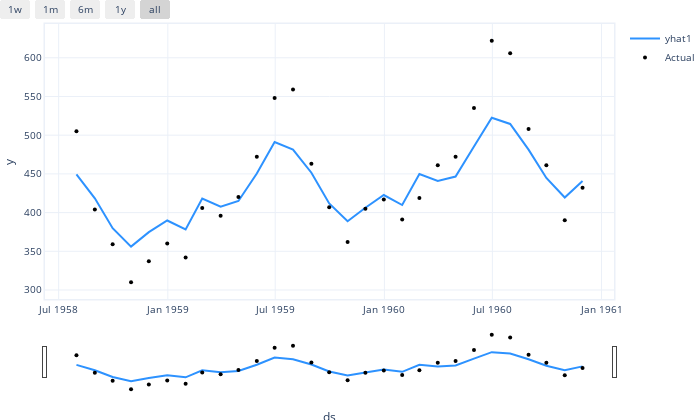

This figure's notebook cell:
### Code cell
model.plot(forecast)

### Figure 1 — Plotly figure (JSON) as saved in the notebook; plotly's stock layout.template omitted (floating-point values rounded to 4 significant figures)
{"data": [{"fill": "none", "line": {"color": "rgba(45, 146, 255, 1.0)", "width": 2}, "mode": "lines", "name": "yhat1", "type": "scatter", "x": ["1958-07-31T00:00:00", "1958-08-31T00:00:00", "1958-09-30T00:00:00", "1958-10-31T00:00:00", "1958-11-30T00:00:00", "1958-12-31T00:00:00", "1959-01-31T00:00:00", "1959-02-28T00:00:00", "1959-03-31T00:00:00", "1959-04-30T00:00:00", "1959-05-31T00:00:00", "1959-06-30T00:00:00", "1959-07-31T00:00:00", "1959-08-31T00:00:00", "1959-09-30T00:00:00", "1959-10-31T00:00:00", "1959-11-30T00:00:00", "1959-12-31T00:00:00", "1960-01-31T00:00:00", "1960-02-29T00:00:00", "1960-03-31T00:00:00", "1960-04-30T00:00:00", "1960-05-31T00:00:00", "1960-06-30T00:00:00", "1960-07-31T00:00:00", "1960-08-31T00:00:00", "1960-09-30T00:00:00", "1960-10-31T00:00:00", "1960-11-30T00:00:00"], "y": [449.4, 418.4, 379.8, 356.0, 374.8, 389.8, 378.2, 418.1, 407.6, 415.0, 450.4, 491.2, 481.4, 451.5, 411.9, 388.8, 406.3, 422.7, 409.8, 449.7, 440.7, 446.5, 485.3, 522.5, 514.5, 481.4, 444.7, 419.5, 440.9]}, {"marker": {"color": "black", "size": 4}, "mode": "markers", "name": "Actual", "type": "scatter", "x": ["1958-07-31T00:00:00", "1958-08-31T00:00:00", "1958-09-30T00:00:00", "1958-10-31T00:00:00", "1958-11-30T00:00:00", "1958-12-31T00:00:00", "1959-01-31T00:00:00", "1959-02-28T00:00:00", "1959-03-31T00:00:00", "1959-04-30T00:00:00", "1959-05-31T00:00:00", "1959-06-30T00:00:00", "1959-07-31T00:00:00", "1959-08-31T00:00:00", "1959-09-30T00:00:00", "1959-10-31T00:00:00", "1959-11-30T00:00:00", "1959-12-31T00:00:00", "1960-01-31T00:00:00", "1960-02-29T00:00:00", "1960-03-31T00:00:00", "1960-04-30T00:00:00", "1960-05-31T00:00:00", "1960-06-30T00:00:00", "1960-07-31T00:00:00", "1960-08-31T00:00:00", "1960-09-30T00:00:00", "1960-10-31T00:00:00", "1960-11-30T00:00:00"], "y": [505, 404, 359, 310, 337, 360, 342, 406, 396, 420, 472, 548, 559, 463, 407, 362, 405, 417, 391, 419, 461, 472, 535, 622, 606, 508, 461, 390, 432]}], "layout": {"autosize": true, "font": {"size": 10}, "height": 420, "hovermode": "x unified", "margin": {"b": 0, "l": 0, "pad": 0, "r": 10, "t": 10}, "showlegend": true, "title": {"font": {"size": 12}}, "width": 700, "xaxis": {"autorange": true, "linewidth": 1.5, "mirror": true, "range": ["1958-06-07 23:49:53.9538", "1961-01-22 00:10:06.0462"], "rangeselector": {"buttons": [{"count": 7, "label": "1w", "step": "day", "stepmode": "backward"}, {"count": 1, "label": "1m", "step": "month", "stepmode": "backward"}, {"count": 6, "label": "6m", "step": "month", "stepmode": "backward"}, {"count": 1, "label": "1y", "step": "year", "stepmode": "backward"}, {"step": "all"}]}, "rangeslider": {"autorange": true, "range": ["1958-06-07 23:49:53.9538", "1961-01-22 00:10:06.0462"], "visible": true, "yaxis": {"_template": null, "rangemode": "match"}}, "showline": true, "title": {"text": "ds"}, "type": "date"}, "yaxis": {"autorange": true, "linewidth": 1.5, "mirror": true, "range": [288.3, 643.7], "showline": true, "title": {"text": "y"}, "type": "linear"}}}
